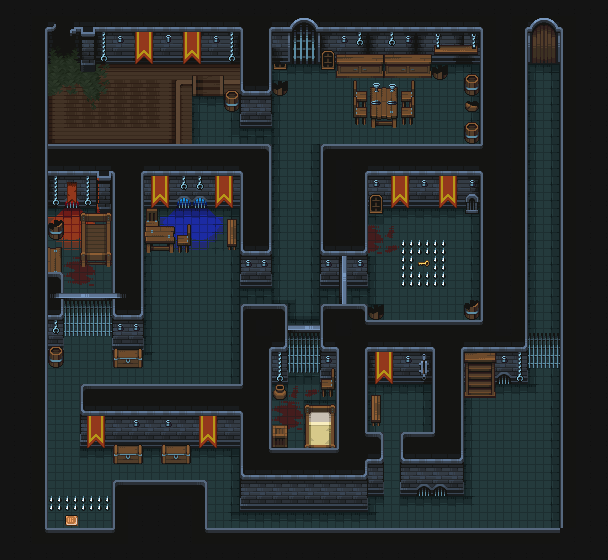

A 2D game scene composited from a Tiled map and its tileset images. What follows is a short description and the map's XML, with each tile layer's data collapsed to a summary:
An orthogonal 38x35 tile map with 16x16 px tiles, 12 tile layers (Ground, Collision, Bar-Tome, Tome, ...).

<map version="1.10" tiledversion="1.10.2" orientation="orthogonal" renderorder="right-down" width="38" height="35" tilewidth="16" tileheight="16" infinite="0" nextlayerid="17" nextobjectid="1">
 <editorsettings>
  <chunksize width="32" height="32" />
  <export target="TutorialMap.Json" format="json" />
 </editorsettings>
 <tileset firstgid="1" name="Tileset1" tilewidth="16" tileheight="16" tilecount="1024" columns="32">
  <image source="Tileset1.png" width="512" height="512" />
 </tileset>
 <layer id="2" name="Ground" width="38" height="35">
  <data>[1330 cells, 1017 non-empty, 56 distinct tile ids]</data>
 </layer>
 <layer id="1" name="Collision" width="38" height="35">
  <data>[1330 cells, 628 non-empty, 71 distinct tile ids]</data>
 </layer>
 <layer id="6" name="Bar-Tome" width="38" height="35">
  <data>[1330 cells, 9 non-empty, 6 distinct tile ids]</data>
 </layer>
 <layer id="11" name="Tome" width="38" height="35">
  <data>[1330 cells, 1 non-empty, 1 distinct tile ids]</data>
 </layer>
 <layer id="5" name="Finish-Line" width="38" height="35">
  <data>[1330 cells, 6 non-empty, 6 distinct tile ids]</data>
 </layer>
 <layer id="4" name="Door-Closed" width="38" height="35">
  <data>[1330 cells, 6 non-empty, 6 distinct tile ids]</data>
 </layer>
 <layer id="13" name="Lever-Unpulled" width="38" height="35">
  <data>[1330 cells, 2 non-empty, 2 distinct tile ids]</data>
 </layer>
 <layer id="15" name="Lever-Pulled" width="38" height="35">
  <data>[1330 cells, 2 non-empty, 2 distinct tile ids]</data>
 </layer>
 <layer id="10" name="Key" width="38" height="35">
  <data>[1330 cells, 1 non-empty, 1 distinct tile ids]</data>
 </layer>
 <layer id="12" name="Traps-Off" width="38" height="35">
  <data>[1330 cells, 12 non-empty, 1 distinct tile ids]</data>
 </layer>
 <layer id="8" name="Traps-On" width="38" height="35">
  <data>[1330 cells, 12 non-empty, 1 distinct tile ids]</data>
 </layer>
 <layer id="3" name="Background" width="38" height="35">
  <data>[1330 cells, 430 non-empty, 94 distinct tile ids]</data>
 </layer>
</map>
